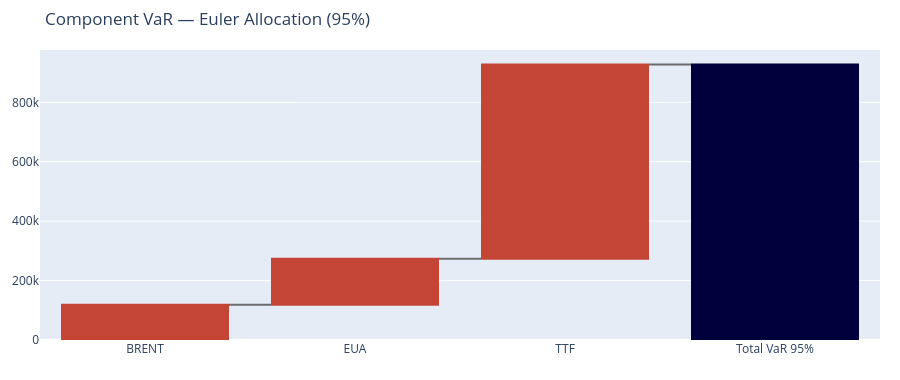

Notebook code for this chart:
### Markdown cell above
## 3. Component VaR — Euler Allocation

Component VaR decomposes total portfolio risk into additive contributions
using Euler's theorem. Each bar shows how much each position contributes
to the 95% VaR. This answers the question: if you had to reduce risk,
which position would you cut first?

Contributions can be negative — that is a genuine diversification benefit.
A short spread position that offsets directional crude or gas risk will
show as a negative contribution, meaning it *reduces* total VaR.

### Code cell
comp_var = pv.component_var

fig3 = go.Figure(go.Waterfall(
    name="Component VaR",
    orientation="v",
    measure=["relative"] * len(comp_var) + ["total"],
    x=list(comp_var.keys()) + ["Total VaR 95%"],
    y=list(comp_var.values()) + [pv.var_95],
    connector={"line": {"color": GRAY}},
    decreasing={"marker": {"color": RED}},
    increasing={"marker": {"color": RED}},
    totals={"marker": {"color": NAVY}},
))
fig3.update_layout(
    title="Component VaR — Euler Allocation (95%)",
    height=380, margin=dict(l=40, r=20, t=50, b=40),
    showlegend=False,
)
fig3.show()

# Print contributions
for name, cv in sorted(comp_var.items(), key=lambda x: abs(x[1]), reverse=True):
    pct = cv / pv.var_95 * 100 if pv.var_95 > 0 else 0
    print(f"  {name:12s}: EUR {cv:>10,.0f}  ({pct:>+6.1f}%)")

# Diversification benefit
sum_abs_comp = sum(abs(v) for v in comp_var.values())
div_benefit = (sum_abs_comp - pv.var_95) / sum_abs_comp * 100
print(f"\nSum of absolute components: EUR {sum_abs_comp:,.0f}")
print(f"Diversification benefit: {div_benefit:.1f}% reduction")

### Figure 1 — Plotly figure (JSON) as saved in the notebook; plotly's stock layout.template omitted (floating-point values rounded to 4 significant figures)
{"data": [{"connector": {"line": {"color": "#6B6B6B"}}, "decreasing": {"marker": {"color": "#C44536"}}, "increasing": {"marker": {"color": "#C44536"}}, "measure": ["relative", "relative", "relative", "total"], "name": "Component VaR", "orientation": "v", "totals": {"marker": {"color": "#00003C"}}, "type": "waterfall", "x": ["BRENT", "EUA", "TTF", "Total VaR 95%"], "y": [118500.0, 154800.0, 654000.0, 927200.0]}], "layout": {"height": 380, "margin": {"b": 40, "l": 40, "r": 20, "t": 50}, "showlegend": false, "title": {"text": "Component VaR — Euler Allocation (95%)"}}}
